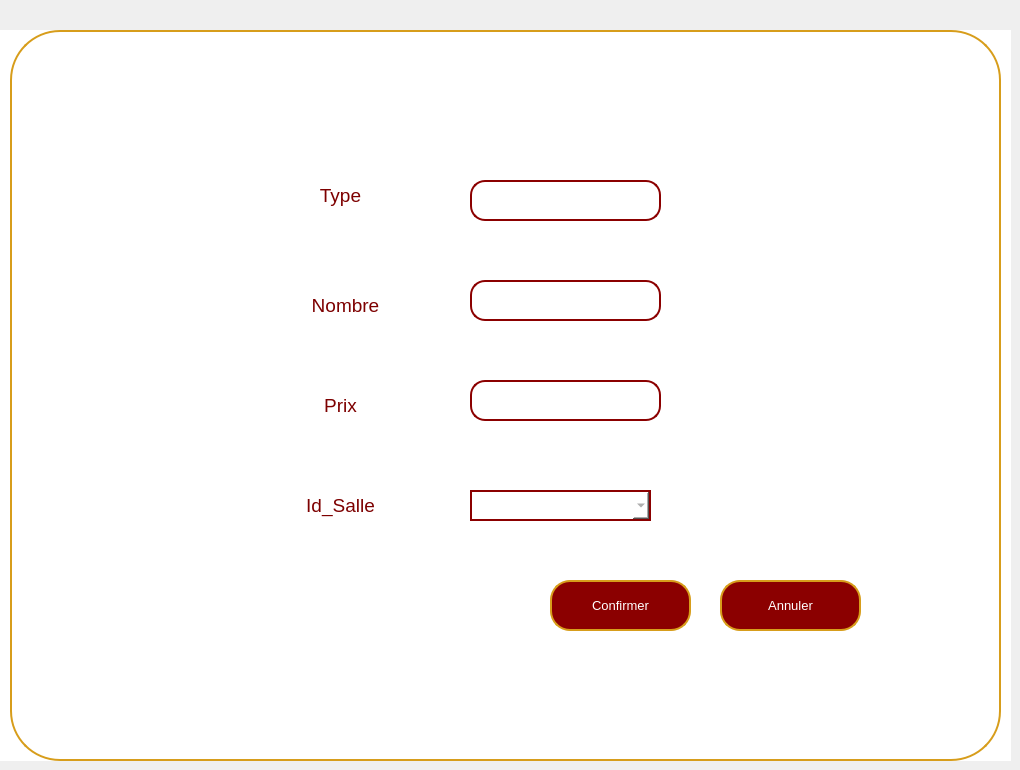
    <widget class="QWidget" name="ajoutmatpage">
     <widget class="QWidget" name="widget_3" native="true">
      <property name="geometry">
       <rect>
        <x>0</x>
        <y>30</y>
        <width>1011</width>
        <height>731</height>
       </rect>
      </property>
      <property name="font">
       <font>
        <pointsize>10</pointsize>
       </font>
      </property>
      <property name="styleSheet">
       <string notr="true">background-color: rgb(255, 255, 255);</string>
      </property>
      <widget class="QPushButton" name="pushButton_29">
       <property name="geometry">
        <rect>
         <x>10</x>
         <y>0</y>
         <width>991</width>
         <height>731</height>
        </rect>
       </property>
       <property name="styleSheet">
        <string notr="true">QPushButton {
    background-color: white;
    color: darkred;
    border: 2px solid rgb(215, 157, 27);
    border-radius: 50px;
    padding: 10px; 
}
</string>
       </property>
       <property name="text">
        <string/>
       </property>
      </widget>
      <widget class="QPushButton" name="confirmajoutmat">
       <property name="geometry">
        <rect>
         <x>550</x>
         <y>550</y>
         <width>141</width>
         <height>51</height>
        </rect>
       </property>
       <property name="font">
        <font>
         <pointsize>10</pointsize>
        </font>
       </property>
       <property name="styleSheet">
        <string notr="true">QPushButton {
    background-color: darkred;
    color: white;
    border: 2px solid rgb(215, 157, 27);
    border-radius: 20px; 
    padding: 10px; 
}

QPushButton:hover {
    background-color: rgb(215, 157, 27); 
}

QLineEdit {
    border: 2px solid darkred;
    border-radius: 15px; 
    padding: 5px; 
    color: white;
}

QLineEdit:focus {
    border: 2px solid darkred;
    border-radius: 15px; 
    padding: 5px; 
    color: white;
}
</string>
       </property>
       <property name="text">
        <string>Confirmer</string>
       </property>
      </widget>
      <widget class="QPushButton" name="retourmat1">
       <property name="geometry">
        <rect>
         <x>720</x>
         <y>550</y>
         <width>141</width>
         <height>51</height>
        </rect>
       </property>
       <property name="font">
        <font>
         <pointsize>10</pointsize>
        </font>
       </property>
       <property name="styleSheet">
        <string notr="true">QPushButton {
    background-color: darkred;
    color: white;
    border: 2px solid rgb(215, 157, 27);
    border-radius: 20px; 
    padding: 10px; 
}

QPushButton:hover {
    background-color: rgb(215, 157, 27); 
}

QLineEdit {
    border: 2px solid darkred;
    border-radius: 15px; 
    padding: 5px; 
    color: white;
}

QLineEdit:focus {
    border: 2px solid darkred;
    border-radius: 15px; 
    padding: 5px; 
    color: white;
}
</string>
       </property>
       <property name="text">
        <string>Annuler</string>
       </property>
      </widget>
      <widget class="QPushButton" name="pushButton_8">
       <property name="geometry">
        <rect>
         <x>210</x>
         <y>120</y>
         <width>261</width>
         <height>91</height>
        </rect>
       </property>
       <property name="font">
        <font>
         <family>MS Shell Dlg 2</family>
         <pointsize>14</pointsize>
         <weight>50</weight>
         <italic>false</italic>
         <bold>false</bold>
        </font>
       </property>
       <property name="styleSheet">
        <string notr="true">QPushButton {
    color: rgb(125, 0, 0); 
    border-radius: 20px; 
    padding: 10px; 
    transition: background-color 0.3s, color 0.3s; 
}
</string>
       </property>
       <property name="text">
        <string>Type</string>
       </property>
       <property name="icon">
        <iconset>
         <normaloff>../780575.png</normaloff>../780575.png</iconset>
       </property>
       <property name="iconSize">
        <size>
         <width>100</width>
         <height>50</height>
        </size>
       </property>
      </widget>
      <widget class="QPushButton" name="pushButton_32">
       <property name="geometry">
        <rect>
         <x>220</x>
         <y>240</y>
         <width>251</width>
         <height>71</height>
        </rect>
       </property>
       <property name="font">
        <font>
         <family>MS Shell Dlg 2</family>
         <pointsize>14</pointsize>
         <weight>50</weight>
         <italic>false</italic>
         <bold>false</bold>
        </font>
       </property>
       <property name="styleSheet">
        <string notr="true">QPushButton {
    color: rgb(125, 0, 0); 
    border-radius: 20px; 
    padding: 10px; 
    transition: background-color 0.3s, color 0.3s; 
}
</string>
       </property>
       <property name="text">
        <string>Nombre</string>
       </property>
       <property name="icon">
        <iconset>
         <normaloff>../780575.png</normaloff>../780575.png</iconset>
       </property>
       <property name="iconSize">
        <size>
         <width>100</width>
         <height>50</height>
        </size>
       </property>
      </widget>
      <widget class="QPushButton" name="pushButton_33">
       <property name="geometry">
        <rect>
         <x>250</x>
         <y>340</y>
         <width>181</width>
         <height>71</height>
        </rect>
       </property>
       <property name="font">
        <font>
         <family>MS Shell Dlg 2</family>
         <pointsize>14</pointsize>
         <weight>50</weight>
         <italic>false</italic>
         <bold>false</bold>
        </font>
       </property>
       <property name="styleSheet">
        <string notr="true">QPushButton {
    color: rgb(125, 0, 0); 
    border-radius: 20px; 
    padding: 10px; 
    transition: background-color 0.3s, color 0.3s; 
}
</string>
       </property>
       <property name="text">
        <string>Prix</string>
       </property>
       <property name="icon">
        <iconset>
         <normaloff>../780575.png</normaloff>../780575.png</iconset>
       </property>
       <property name="iconSize">
        <size>
         <width>100</width>
         <height>50</height>
        </size>
       </property>
      </widget>
      <widget class="QPushButton" name="pushButton_34">
       <property name="geometry">
        <rect>
         <x>250</x>
         <y>440</y>
         <width>181</width>
         <height>71</height>
        </rect>
       </property>
       <property name="font">
        <font>
         <family>MS Shell Dlg 2</family>
         <pointsize>14</pointsize>
         <weight>50</weight>
         <italic>false</italic>
         <bold>false</bold>
        </font>
       </property>
       <property name="styleSheet">
        <string notr="true">QPushButton {
    color: rgb(125, 0, 0); 
    border-radius: 20px; 
    padding: 10px; 
    transition: background-color 0.3s, color 0.3s; 
}
</string>
       </property>
       <property name="text">
        <string>Id_Salle</string>
       </property>
       <property name="icon">
        <iconset>
         <normaloff>../780575.png</normaloff>../780575.png</iconset>
       </property>
       <property name="iconSize">
        <size>
         <width>100</width>
         <height>50</height>
        </size>
       </property>
      </widget>
      <widget class="QLineEdit" name="typeMatadd">
       <property name="geometry">
        <rect>
         <x>470</x>
         <y>150</y>
         <width>191</width>
         <height>41</height>
        </rect>
       </property>
       <property name="styleSheet">
        <string notr="true">QLineEdit {
    border: 2px solid darkred;
    border-radius: 15px; /* Make it larger for a circular shape */
    padding: 5px; /* Adjust as needed */
    color: grey;
}

QLineEdit:focus {
    border: 2px solid darkred;
    border-radius: 15px; /* Make it larger for a circular shape */
    padding: 5px; /* Adjust as needed */
    color: grey;
}</string>
       </property>
       <property name="text">
        <string/>
       </property>
      </widget>
      <widget class="QLineEdit" name="nbrMatadd">
       <property name="geometry">
        <rect>
         <x>470</x>
         <y>250</y>
         <width>191</width>
         <height>41</height>
        </rect>
       </property>
       <property name="styleSheet">
        <string notr="true">QLineEdit {
    border: 2px solid darkred;
    border-radius: 15px; /* Make it larger for a circular shape */
    padding: 5px; /* Adjust as needed */
    color: grey;
}

QLineEdit:focus {
    border: 2px solid darkred;
    border-radius: 15px; /* Make it larger for a circular shape */
    padding: 5px; /* Adjust as needed */
    color: grey;
}</string>
       </property>
       <property name="text">
        <string/>
       </property>
      </widget>
      <widget class="QLineEdit" name="prixMatadd">
       <property name="geometry">
        <rect>
         <x>470</x>
         <y>350</y>
         <width>191</width>
         <height>41</height>
        </rect>
       </property>
       <property name="styleSheet">
        <string notr="true">QLineEdit {
    border: 2px solid darkred;
    border-radius: 15px; /* Make it larger for a circular shape */
    padding: 5px; /* Adjust as needed */
    color: grey;
}

QLineEdit:focus {
    border: 2px solid darkred;
    border-radius: 15px; /* Make it larger for a circular shape */
    padding: 5px; /* Adjust as needed */
    color: grey;
}</string>
       </property>
       <property name="text">
        <string/>
       </property>
      </widget>
      <widget class="QComboBox" name="idSalleajoutmat">
       <property name="geometry">
        <rect>
         <x>470</x>
         <y>460</y>
         <width>181</width>
         <height>31</height>
        </rect>
       </property>
       <property name="styleSheet">
        <string notr="true">QComboBox {
    border: 2px solid darkred;
    border-radius: 0px;
    padding: 5px;
    color: grey;
}

QComboBox::drop-down {

}

QComboBox:focus {
    border: 2px solid darkred;
    border-radius: 15px;
    padding: 5px;
    color: grey;
}</string>
       </property>
      </widget>
     </widget>
    </widget>
